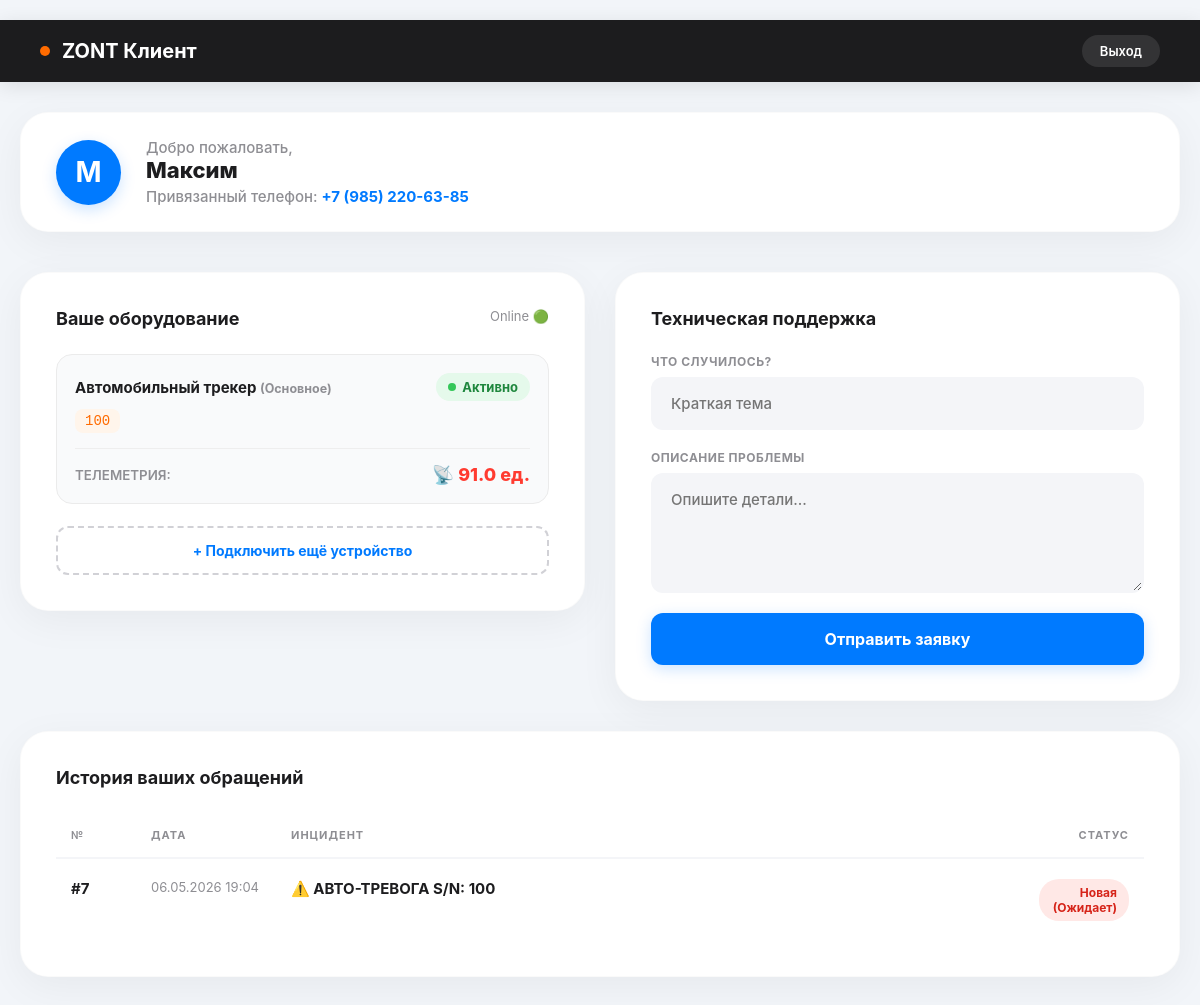
The app's page /dashboard/ (signed in) with its own data.
### monitoring/models.py (models this page shows, shortened)
class Profile(models.Model):
    user = models.OneToOneField(User, on_delete=models.CASCADE)
    fio = models.CharField(max_length=255, verbose_name="ФИО")
    phone = models.CharField(max_length=20, verbose_name="Телефон")
    DEVICE_TYPES = [
        ('thermostat', 'GSM-термостат'),
        ('controller', 'Контроллер отопления'),
        ('tracker', 'Автомобильный трекер'),
        ('security', 'Охранная система'),
    ]
    device_type = models.CharField(max_length=50, choices=DEVICE_TYPES, verbose_name="Тип оборудования")
    serial_number = models.CharField(max_length=100, verbose_name="Серийный номер")
    is_approved = models.BooleanField(default=False, verbose_name="Аккаунт подтвержден")
    last_metric = models.FloatField(null=True, blank=True, verbose_name="Последняя метрика")
    last_metric_time = models.DateTimeField(auto_now=True, null=True)

class SupportTicket(models.Model):
    STATUS_CHOICES = [
        ('new', 'Новая (Ожидает)'),
        ('in_progress', 'В работе у инженера'),
        ('resolved', 'Решено'),
    ]
    user = models.ForeignKey(User, on_delete=models.CASCADE, verbose_name="Пользователь")
    title = models.CharField(max_length=200, verbose_name="Краткая суть проблемы")
    description = models.TextField(verbose_name="Подробное описание")
    status = models.CharField(max_length=20, choices=STATUS_CHOICES, default='new', verbose_name="Статус")
    created_at = models.DateTimeField(auto_now_add=True, verbose_name="Дата создания")

### monitoring/views.py (the view, shortened to what this page needs)
# urls.py: path('dashboard/', views.dashboard_view, name='dashboard'),
@login_required(login_url='/')
def dashboard_view(request):
    if request.user.is_superuser:
        return redirect('admin_dashboard')
    try:
        profile = Profile.objects.get(user=request.user)
    except Profile.DoesNotExist:
        messages.error(request, "Профиль оборудования не найден.")
        return redirect('login')
    if not profile.is_approved:
        return render(request, 'not_approved.html')
    user_tickets = SupportTicket.objects.filter(user=request.user).order_by('-created_at')
    return render(request, 'dashboard.html', {'profile': profile, 'tickets': user_tickets})

### templates/dashboard.html (shortened to what this page needs)
﻿<!DOCTYPE html>
<html lang="ru">
<head>
</head>
<body>
    <div class="navbar">
        <h1>ZONT Клиент</h1>
        <a href="{% url 'logout' %}" class="logout-btn">Выход</a>
    </div>
    <div class="container">
        <div class="user-profile-header">
            <div class="user-avatar">
                {{ profile.fio|slice:":1" }}
            </div>
            <div class="user-details">
                <p>Добро пожаловать,</p>
                <h2>{{ profile.fio }}</h2>
                <p>Привязанный телефон: <b>{{ profile.phone }}</b></p>
            </div>
        </div>
        <div class="card">
            <h2>Ваше оборудование <span style="font-size: 13px; font-weight: normal; color: var(--text-muted); float: right;">Online 🟢</span></h2>
            <div class="device-info-list">
                <div style="background: #f9fafb; padding: 18px; border-radius: 16px; margin-bottom: 12px; border: 1px solid #ebebeb;">
                    <div style="display: flex; justify-content: space-between; align-items: center; margin-bottom: 8px;">
                        <strong style="color: var(--text-main); font-size: 15px;">{{ profile.get_device_type_display }} <small style="color:var(--text-muted);">(Основное)</small></strong>
                        <span class="status-badge">Активно</span>
                    </div>
                    <code class="sn-code">{{ profile.serial_number }}</code>
                    {% if profile.last_metric %}
                    <div style="margin-top: 15px; padding-top: 15px; border-top: 1px solid #eee; display: flex; justify-content: space-between; align-items: center;">
                        <small style="color: var(--text-muted); font-weight: 600; text-transform: uppercase;">Телеметрия:</small>
                        {% if profile.device_type == 'thermostat' %}
                            <span style="font-size: 18px; font-weight: 800; color: {% if profile.last_metric < 10 or profile.last_metric > 30 %}var(--danger-red){% else %}var(--success-green){% endif %}">🌡 {{ profile.last_metric }} °C</span>
                        {% else %}
                            <span style="font-size: 18px; font-weight: 800; color: {% if profile.last_metric < 100 or profile.last_metric > 300 %}var(--danger-red){% else %}var(--success-green){% endif %}">📡 {{ profile.last_metric }} ед.</span>
                        {% endif %}
                    </div>
                    {% endif %}
                </div>
            </div>
            <button id="btnShowForm" onclick="document.getElementById('addDeviceForm').style.display='block'; this.style.display='none';" style="width: 100%; padding: 14px; background: transparent; color: var(--accent-blue); border: 2px dashed #d1d1d6; border-radius: var(--radius-sm); font-weight: 700; cursor: pointer; margin-top: 10px; font-size: 14px;">+ Подключить ещё устройство</button>
        </div>
        <div class="card">
            <h2>Техническая поддержка</h2>
            <form action="" method="POST">
                <div class="input-group">
                    <label>Что случилось?</label>
                    <input type="text" name="title" placeholder="Краткая тема" required>
                </div>
                <div class="input-group">
                    <label>Описание проблемы</label>
                    <textarea name="description" placeholder="Опишите детали..." required></textarea>
                </div>
                <button type="submit" class="btn-submit">Отправить заявку</button>
            </form>
        </div>
        <div class="card history-card">
            <h2>История ваших обращений</h2>
            {% if tickets %}
            <table>
                <thead>
                    <tr>
                        <th style="width: 80px;">№</th>
                        <th style="width: 140px;">Дата</th>
                        <th>Инцидент</th>
                        <th style="width: 120px; text-align: right;">Статус</th>
                    </tr>
                </thead>
                <tbody>
                    {% for ticket in tickets %}
                    <tr>
                        <td><b>#{{ ticket.id }}</b></td>
                        <td style="color: var(--text-muted); font-size: 13px;">{{ ticket.created_at|date:"d.m.Y H:i" }}</td>
                        <td>
                            <strong>{{ ticket.title }}</strong>
                        </td>
                        <td style="text-align: right;">
                            <span class="badge status-{{ ticket.status }}">{{ ticket.get_status_display }}</span>
                        </td>
                    </tr>
                    {% endfor %}
                </tbody>
            </table>
            {% else %}
            <p style="text-align:center; color:var(--text-muted); padding: 40px;">Активных заявок нет.</p>
            {% endif %}
        </div>
    </div>
</body>
</html>

### templates/dashboard.html (style rules this page uses)
:root { --bg-main: #f2f5f9; --bg-card: #ffffff; --sidebar-bg: #1c1c1e; --text-main: #1d1d1f; --text-muted: #8e8e93; --accent-blue: #007aff; --accent-orange: #ff6b00; --danger-red: #ff3b30; --success-green: #34c759; --radius-lg: 28px; --radius-md: 16px; --radius-sm: 12px; --shadow-card: 0 10px 40px rgba(0,0,0,0.05); }
* { box-sizing: border-box; margin: 0; padding: 0; font-family: -apple-system, BlinkMacSystemFont, 'Segoe UI', Roboto, Helvetica, Arial, sans-serif; }
body { background: var(--bg-main); color: var(--text-main); -webkit-font-smoothing: antialiased; }
.navbar { background-color: var(--sidebar-bg); color: white; padding: 15px 40px; display: flex; justify-content: space-between; align-items: center; box-shadow: 0 4px 20px rgba(0,0,0,0.1); position: sticky; top: 0; z-index: 100; }
.navbar h1 { font-size: 20px; font-weight: 700; display: flex; align-items: center; gap: 12px; }
.navbar h1::before { content: ''; display: block; width: 10px; height: 10px; background: var(--accent-orange); border-radius: 50%; }
.logout-btn { color: white; text-decoration: none; font-weight: 600; font-size: 13px; padding: 8px 18px; background: rgba(255,255,255,0.1); border-radius: 20px; transition: 0.2s; }
.container { max-width: 1200px; margin: 30px auto; padding: 0 20px; display: grid; grid-template-columns: 1fr 1fr; gap: 30px; }
.user-profile-header { grid-column: span 2; background: var(--bg-card); padding: 25px 35px; border-radius: var(--radius-lg); box-shadow: var(--shadow-card); display: flex; align-items: center; gap: 25px; border: 1px solid rgba(0,0,0,0.02); margin-bottom: 10px; }
.user-avatar { width: 65px; height: 65px; background: var(--accent-blue); color: white; border-radius: 50%; display: flex; justify-content: center; align-items: center; font-size: 28px; font-weight: 700; box-shadow: 0 5px 15px rgba(0,122,255,0.2); }
.user-details h2 { font-size: 22px; font-weight: 800; margin-bottom: 4px; }
.user-details p { color: var(--text-muted); font-size: 15px; font-weight: 500; }
.user-details b { color: var(--accent-blue); }
.card { background: var(--bg-card); padding: 35px; border-radius: var(--radius-lg); box-shadow: var(--shadow-card); border: 1px solid rgba(0,0,0,0.02); align-self: start; }
.card h2 { margin-bottom: 25px; color: var(--text-main); font-size: 18px; font-weight: 700; }
.device-info-list { display: flex; flex-direction: column; }
.status-badge { display: inline-flex; align-items: center; gap: 6px; padding: 6px 12px; background: #e5f9eb; color: #1e873d; border-radius: 20px; font-size: 13px; font-weight: 700; }
.status-badge::before { content: ''; width: 8px; height: 8px; background: #34c759; border-radius: 50%; display: block; }
code.sn-code { background: #fff5eb; color: var(--accent-orange); padding: 4px 10px; border-radius: 8px; font-family: monospace; font-size: 14px; display: inline-block; }
.input-group { margin-bottom: 20px; }
.input-group label { display: block; margin-bottom: 8px; font-size: 12px; font-weight: 700; color: var(--text-muted); text-transform: uppercase; letter-spacing: 0.5px; }
.input-group input, .input-group select, .input-group textarea { width: 100%; padding: 15px 18px; border: 2px solid transparent; border-radius: var(--radius-sm); font-size: 15px; font-weight: 500; background: #f4f5f8; color: var(--text-main); outline: none; transition: 0.2s; }
.input-group textarea { resize: vertical; min-height: 120px; }
.btn-submit { width: 100%; padding: 16px; background: var(--accent-blue); color: white; border: none; border-radius: var(--radius-sm); font-size: 16px; font-weight: 700; cursor: pointer; transition: 0.2s; box-shadow: 0 4px 15px rgba(0, 122, 255, 0.2); }
.history-card { grid-column: span 2; }
table { width: 100%; border-collapse: separate; border-spacing: 0; margin-top: 10px; }
th { text-align: left; padding: 15px; color: var(--text-muted); font-size: 11px; font-weight: 700; text-transform: uppercase; letter-spacing: 1px; border-bottom: 2px solid #f4f5f8; }
td { padding: 20px 15px; border-bottom: 1px solid #f4f5f8; font-size: 15px; vertical-align: top; color: var(--text-main); }
tr:last-child td { border-bottom: none; }
.badge { padding: 6px 12px; border-radius: 20px; font-size: 12px; font-weight: 700; display: inline-block; }
.status-new { background: #ffe8e6; color: #d62419; }

### records on screen
Profile: fio "М", fio "Максим", phone "+7 (985) 220-63-85", device_type "Автомобильный трекер", serial_number "100", last_metric "91.0"
SupportTicket: id "7", created_at "06.05.2026 19:04", title "⚠️ АВТО-ТРЕВОГА S/N: 100", status "Новая (Ожидает)"
